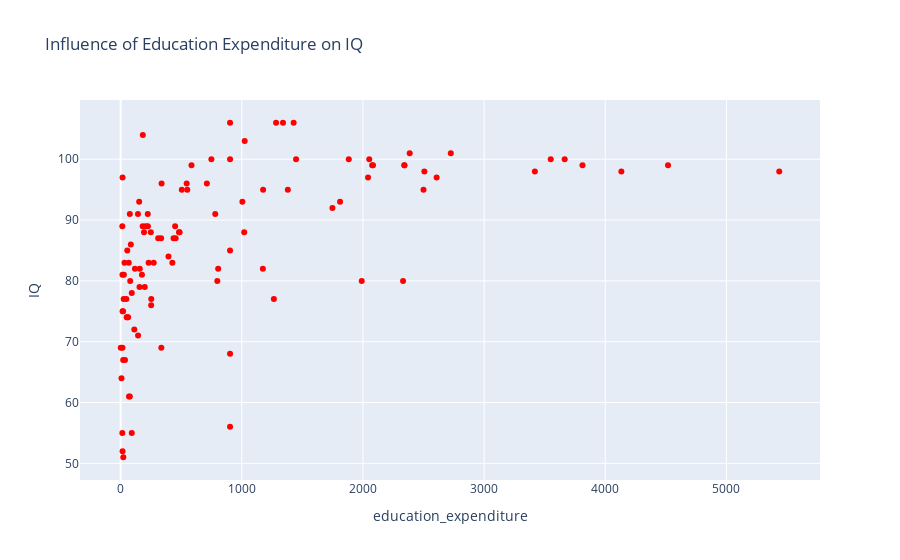

Notebook code for this chart:
### Code cell
fig = px.scatter(IqIt_train, x="education_expenditure", y="IQ", title="Influence of Education Expenditure on IQ")
fig.update_traces(marker=dict(color='red'))
fig.show()

### Figure 1 — Plotly figure (JSON) as saved in the notebook; plotly's stock layout.template omitted (floating-point values rounded to 4 significant figures)
{"data": [{"hovertemplate": "education_expenditure=%{x}<br>IQ=%{y}<extra></extra>", "legendgroup": "", "marker": {"color": "red", "symbol": "circle"}, "mode": "markers", "name": "", "orientation": "v", "showlegend": false, "type": "scatter", "x": [338, 50, 903.1, 21, 225, 54, 16, 1174, 118, 182, 16, 1265, 336, 482, 273, 1340, 450, 249, 1883, 32, 7, 1020, 176, 183, 1811, 253, 76, 437, 903.1, 1176, 36, 113, 1448, 1283, 1428, 252, 67, 395, 4133, 1005, 427, 2608, 92, 15, 1, 585, 62, 156, 208, 2076, 550, 76, 334, 3665, 903.1, 2052, 1380, 505, 487, 2343, 903.1, 143, 805, 3550, 5436, 1748, 2386, 3419, 712, 4518, 454, 69, 14, 2331, 22, 2507, 545, 14, 2500, 55, 144, 2042, 199, 47, 153, 224, 903.1, 310, 79, 92, 20, 3812, 231, 1024, 84, 798, 158, 2083, 193, 27, 1990, 15, 749, 2341, 25, 2725, 781, 16], "xaxis": "x", "y": [96, 74, 56, 67, 89, 74, 97, 82, 82, 89, 52, 77, 69, 88, 83, 106, 89, 88, 100, 83, 64, 88, 81, 104, 93, 77, 91, 87, 68, 95, 67, 72, 100, 106, 106, 76, 83, 84, 98, 93, 83, 97, 78, 81, 69, 99, 74, 79, 89, 99, 95, 61, 87, 100, 100, 100, 95, 95, 88, 99, 85, 91, 82, 100, 98, 92, 101, 98, 96, 99, 87, 61, 55, 80, 51, 98, 96, 89, 95, 85, 71, 97, 79, 77, 93, 91, 106, 87, 80, 55, 75, 99, 83, 103, 86, 80, 82, 99, 88, 81, 80, 69, 100, 99, 77, 101, 91, 75], "yaxis": "y"}], "layout": {"legend": {"tracegroupgap": 0}, "title": {"text": "Influence of Education Expenditure on IQ"}, "xaxis": {"anchor": "y", "domain": [0, 1], "title": {"text": "education_expenditure"}}, "yaxis": {"anchor": "x", "domain": [0, 1], "title": {"text": "IQ"}}}}
